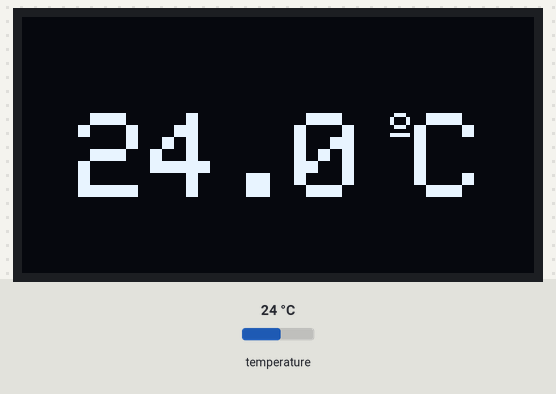
Bench run of a sketch on a simulated Arduino Uno, built with avr-gcc and run on an emulated ATmega328P. Parts: 128×64 one-colour display. The inputs (shaded band) are chosen by the test bench; at power-on: temperature 24 °C.

Above: at 3.9 s.
4.0 s: temperature set to 12 °C
At 5.1 s:
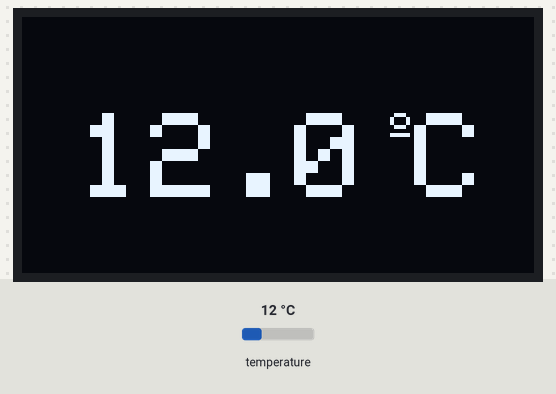
6.1 s: temperature set to 19 °C
At 7.7 s:
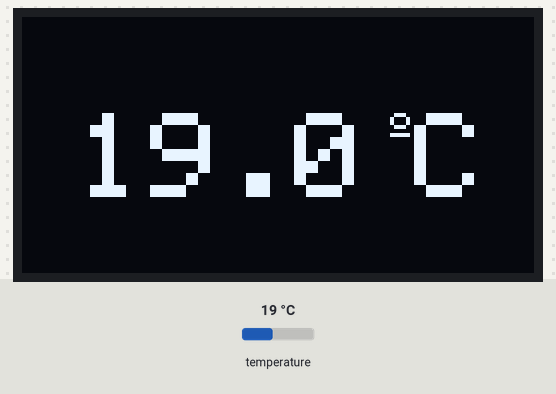
8.7 s: temperature set to 28 °C
At 10.2 s:
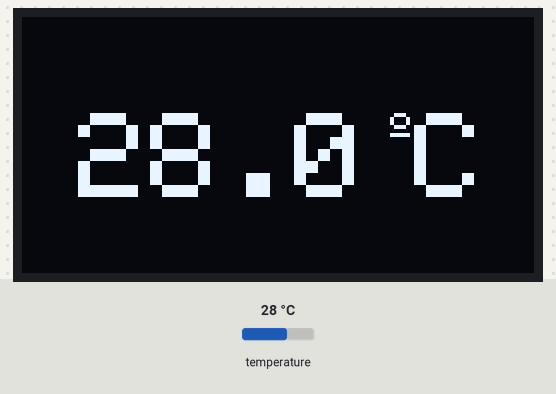
Timing chart, 0 to 11.7 s (numbered marks = the images above; inputs shaded):
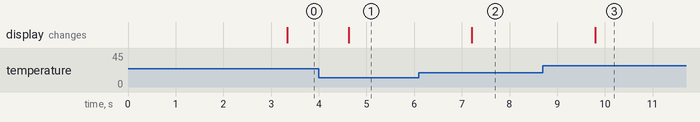

Measured:
- after the input at 4.0 s, the display: changes after 0.63 s (image 1)
- after the input at 6.1 s, the display: changes after 1.1 s (image 2)
- after the input at 8.7 s, the display: changes after 1.1 s (image 3)

The sketch:

sketch_sep3b.ino
```cpp
#include <Wire.h>
#include <Adafruit_GFX.h>
#include <Adafruit_SH1106.h>
#include <Adafruit_Sensor.h>
#include <OneWire.h>
#include <DallasTemperature.h>


#define SCREEN_WIDTH 128 // OLED display width, in pixels
#define SCREEN_HEIGHT 64 // OLED display height, in pixels
// Data wire is plugged into digital pin 2 on the Arduino
#define ONE_WIRE_BUS 2

#define OLED_RESET -1

Adafruit_SH1106 display(OLED_RESET);
// Setup a oneWire instance to communicate with any OneWire device
OneWire oneWire(ONE_WIRE_BUS);

// Pass oneWire reference to DallasTemperature library
DallasTemperature sensors(&oneWire);


void setup() {
  sensors.begin();  // Start up the library
  Serial.begin(115200);
  display.begin(SH1106_SWITCHCAPVCC, 0x3C);
  delay(2000);
  display.clearDisplay();
  display.setTextColor(WHITE);
}

void loop() {
  delay(500);
  sensors.requestTemperatures();
  float t = sensors.getTempCByIndex(0);
  //clear display
  display.clearDisplay();

  // display temperature
  // display.setTextSize(1);
  // display.setCursor(0,0);
  // display.println("Temperature:");
  display.setTextSize(3);
  if((t<100)&&(t>0)){
    display.setCursor(14,24);
  }
  else
  {
    display.setCursor(4,24);
  }

  display.print(t,1);


  display.setTextSize(1);
  display.print(" ");
  display.cp437(true);
  display.write(167);
  display.setTextSize(3);
  display.print("C");


  display.display();
}
```
